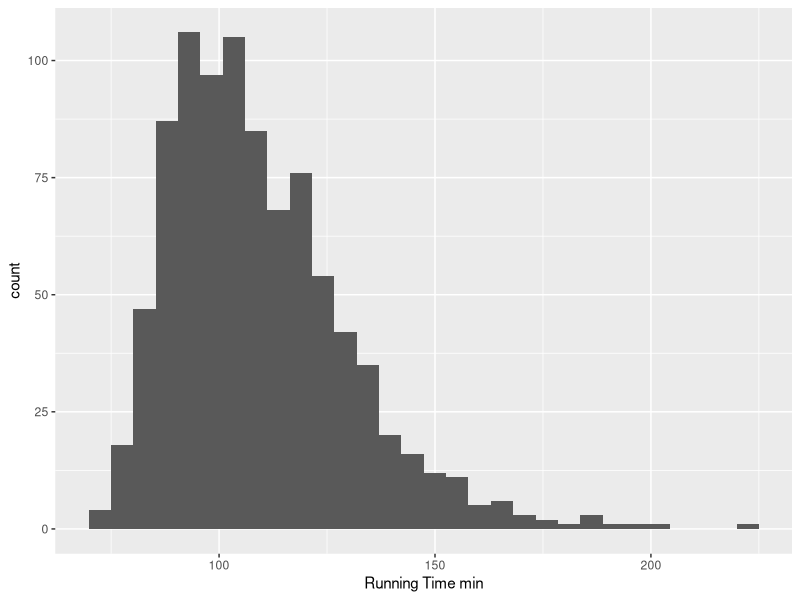
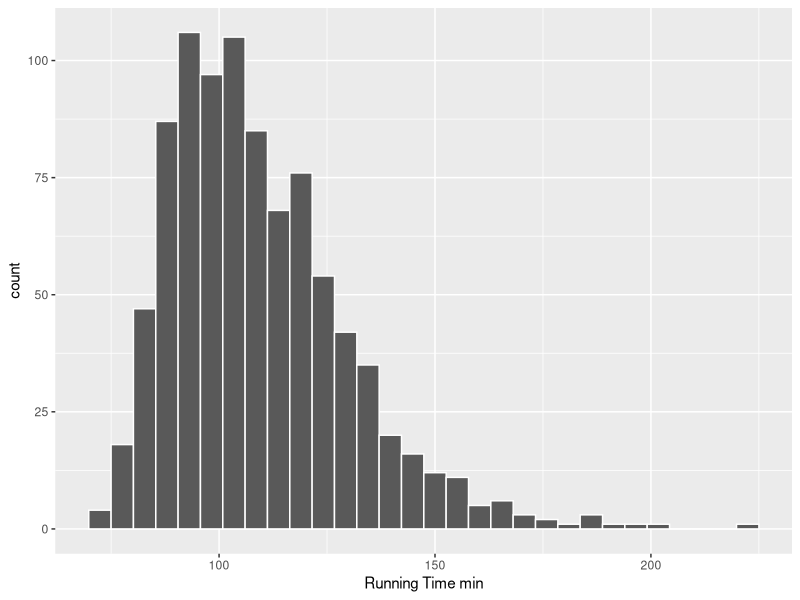
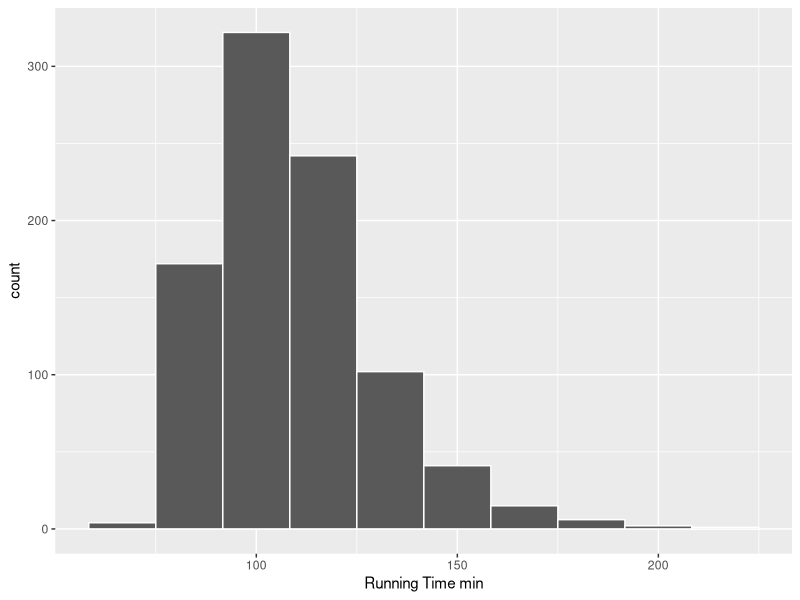
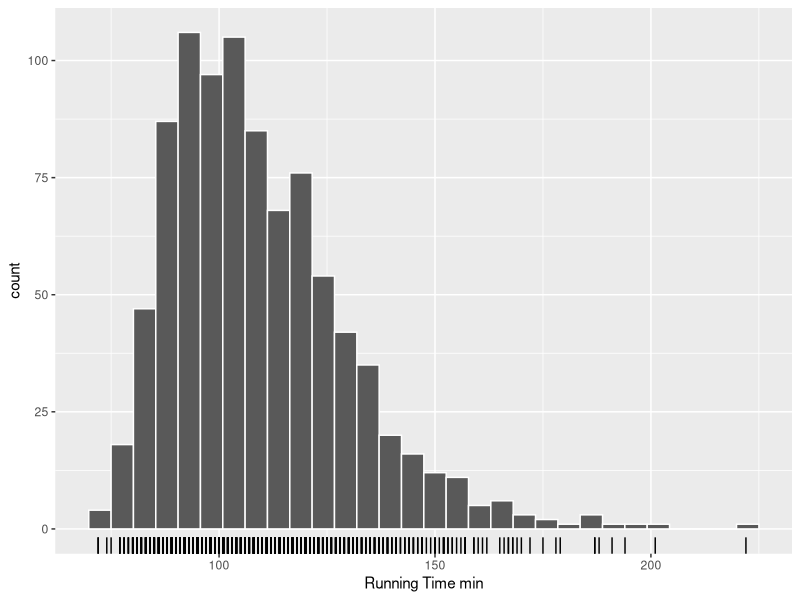
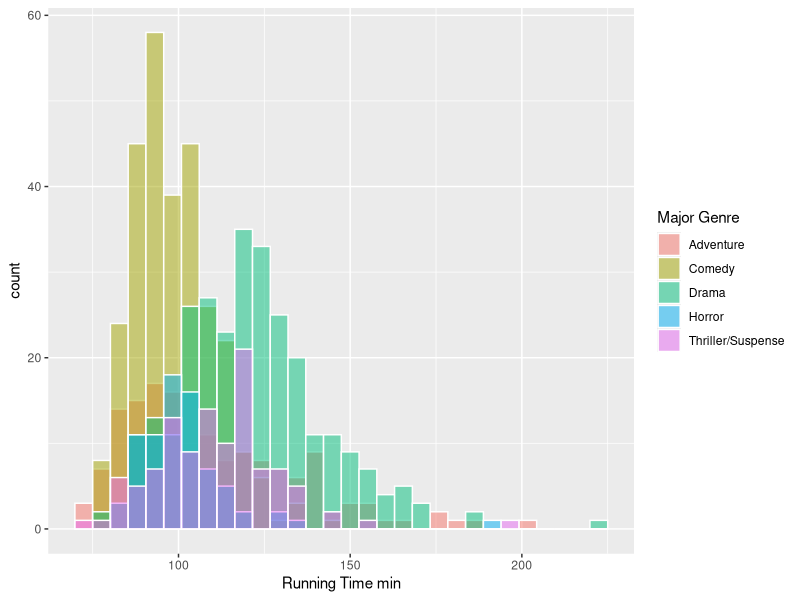
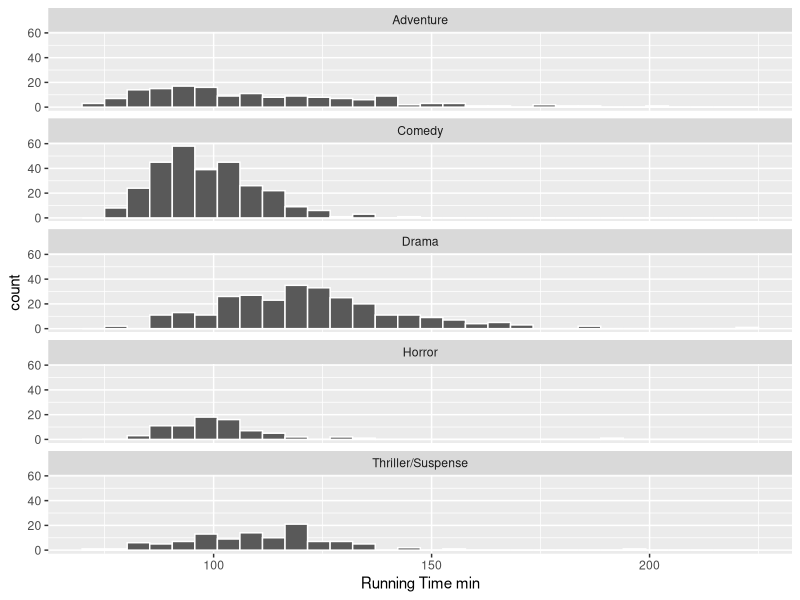

Source code (R) for these figures, in order:
## ---- chunk 1
#| label: runtime-histogram-gg
#| message: false
library(ggplot2)

movies <- readr::read_csv('data/movies.csv', show_col_types = FALSE)
ggplot(movies, aes(x = `Running Time min`)) +
    geom_bar(stat = 'bin')
## ---- chunk 2
#| label: runtime-histogram-color-gg
#| message: false
library(ggplot2)

ggplot(movies, aes(x = `Running Time min`)) +
    geom_histogram(color = 'white')
## ---- chunk 3
#| label: runtime-histogram-bins-gg
#| message: false
ggplot(movies, aes(x = `Running Time min`)) +
    geom_histogram(bins = 10, color = 'white')
## ---- chunk 4
#| label: runtime-histogram-rug-gg
ggplot(movies, aes(x = `Running Time min`)) +
    geom_histogram(color = 'white') +
    geom_rug()
## ---- chunk 5
#| label: genre-histograms-overlaid-gg
ggplot(movies, aes(x = `Running Time min`, fill = `Major Genre`)) +
    geom_histogram(color = 'white', position = 'identity', alpha = 0.5)
## ---- chunk 6
#| label: genre-histograms-faceted-gg
#| fig-height: 6
ggplot(movies, aes(x = `Running Time min`)) +
    geom_histogram(color = 'white') +
    facet_wrap(vars(`Major Genre`), ncol = 1)
